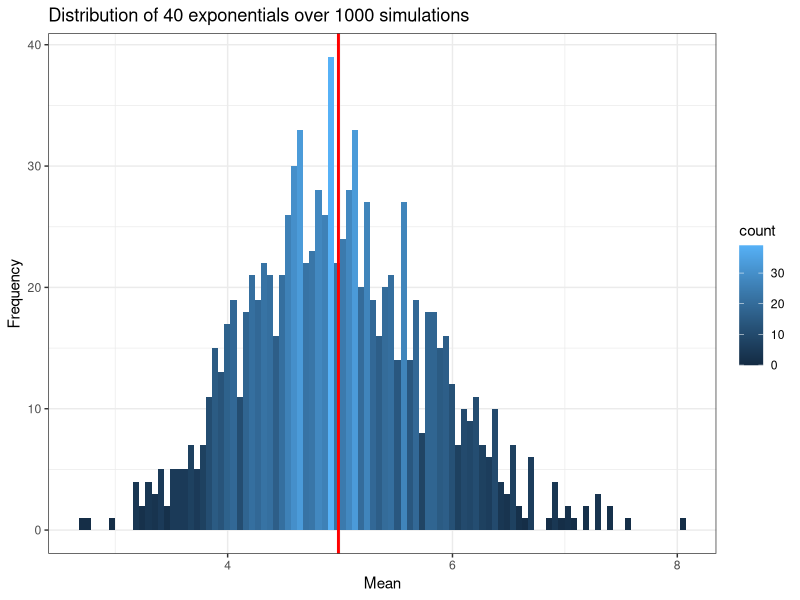
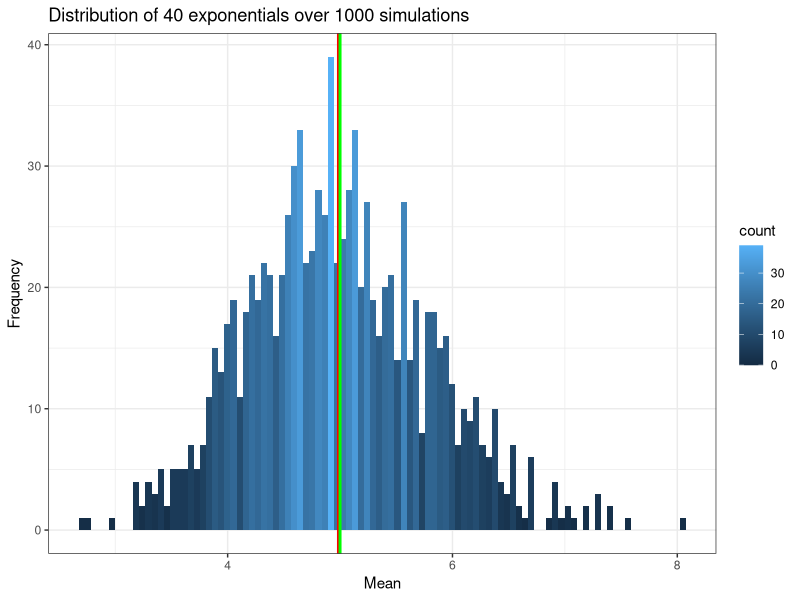
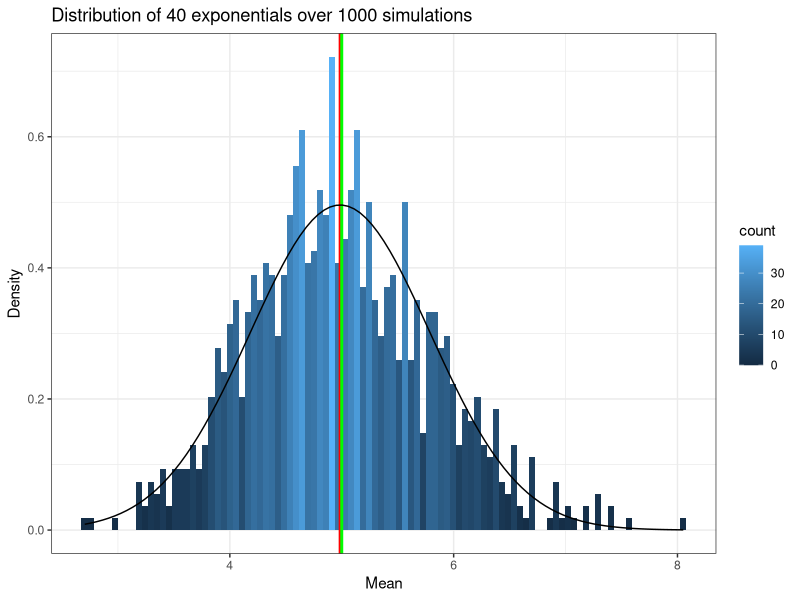
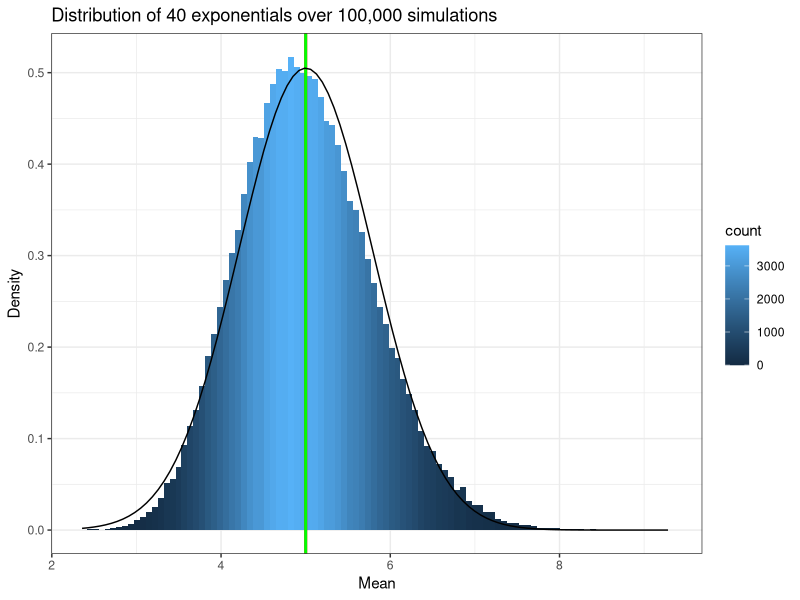
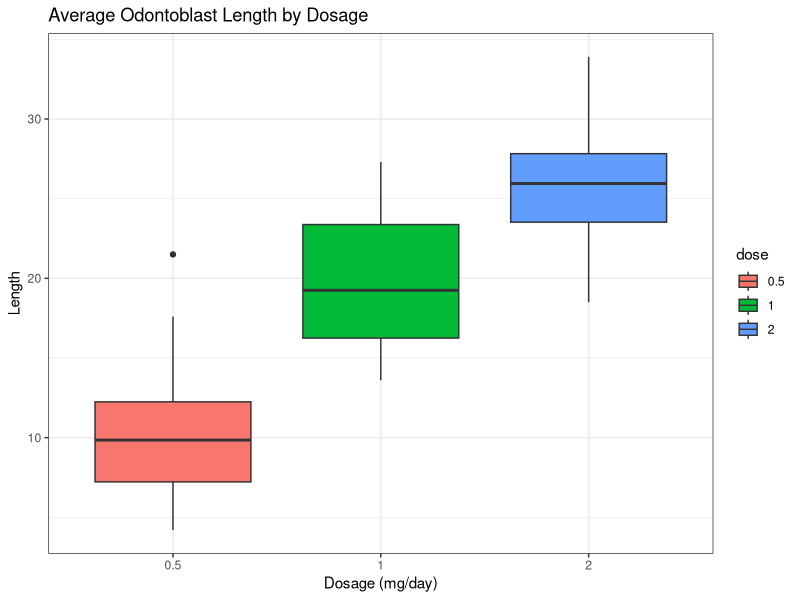
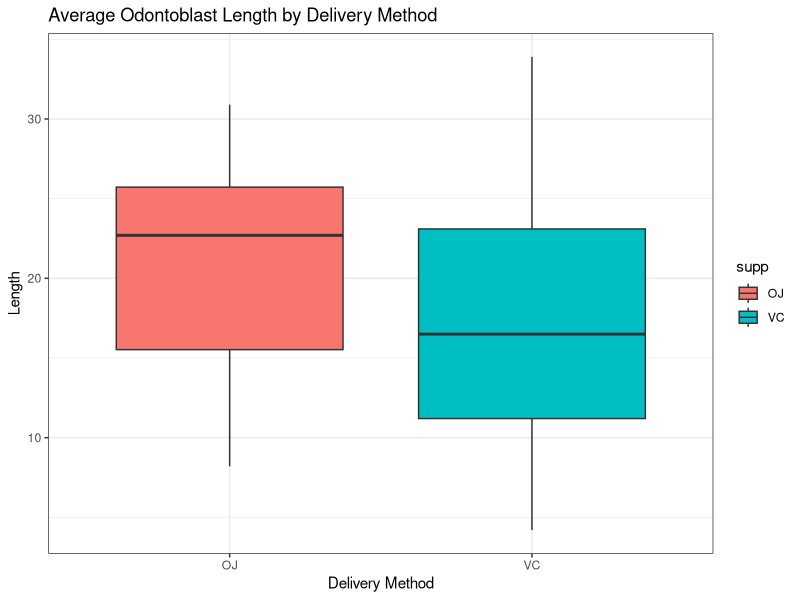
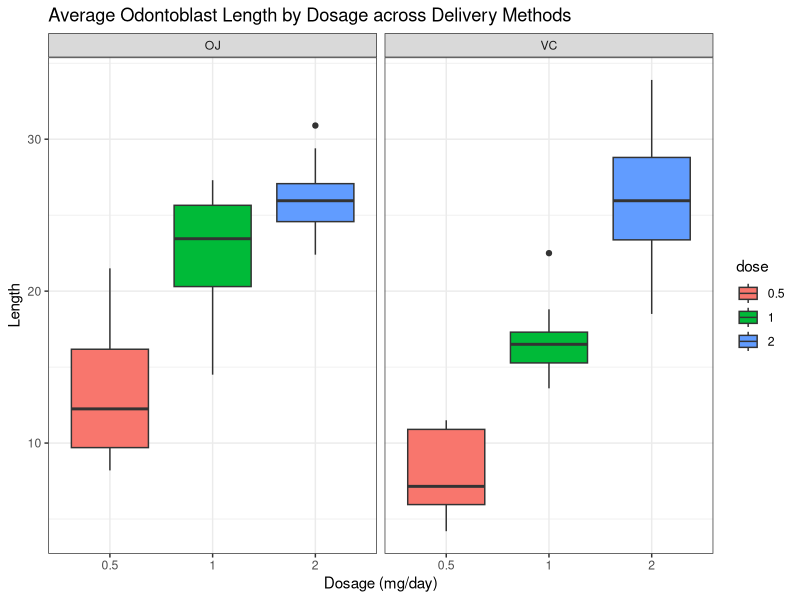

Recreate these plots in R, in order.
## ---- chunk 1
knitr::opts_chunk$set(echo = TRUE, warning = FALSE, message = FALSE)
## ---- chunk 2
## Load packages
library(tidyverse)
library(ggplot2)
## ---- chunk 3
## Set seed so simulation is reproducible
set.seed(248) # RIP Kobe

## Set parameters
lambda <- 0.2
n <- 40
sim <- 1000

## Run simulation
sim <- replicate(sim, rexp(n, lambda))

## Calculate mean of simulated exponentials
simMean <- apply(sim, 2, mean) # 2 just tells R that we want to apply the mean to each of the columns in sim

## Quick plot to see the distribution
ggplot(data.frame(y = simMean), aes(x = y)) +
        geom_histogram(aes(y = ..count.., fill = ..count..), bins = 100) +
        ggtitle("Distribution of 40 exponentials over 1000 simulations") +
        labs(y = "Frequency", x = "Mean") +
        geom_vline(xintercept = mean(simMean), size = 1, colour = "red") +
        theme_bw()
## ---- chunk 4
## Sample mean
mean(simMean)

## Theoretical mean
1/lambda

## Add theoretical mean to plot
ggplot(data.frame(y = simMean), aes(x = y)) +
        geom_histogram(aes(y = ..count.., fill = ..count..), bins = 100) +
        ggtitle("Distribution of 40 exponentials over 1000 simulations") +
        labs(y = "Frequency", x = "Mean") +
        geom_vline(xintercept = mean(simMean), size = 1, colour = "red") +
        geom_vline(xintercept = 1/lambda, size = 1, colour = "green") +
        theme_bw()
## ---- chunk 5
## Calculate the sample variance
simVariance <- var(simMean)
simVariance

## Calculate the theoretical variance
theoreticalVariance <- ((1/lambda)^2)/n
theoreticalVariance
## ---- chunk 6
## Add normal distribution to plot
ggplot(data.frame(y = simMean), aes(x = y)) +
        geom_histogram(aes(y = ..density.., fill = ..count..), bins = 100) +
        ggtitle("Distribution of 40 exponentials over 1000 simulations") +
        labs(y = "Density", x = "Mean") +
        geom_vline(xintercept = mean(simMean), size = 1, colour = "red") +
        geom_vline(xintercept = 1/lambda, size = 1, colour = "green") +
        stat_function(fun = dnorm, colour = "black", args = list(mean = mean(simMean), sd = sd(simMean))) +
        theme_bw()
## ---- chunk 7
## Set seed so simulation is reproducible
set.seed(248)

## Set parameters
lambda <- 0.2
n <- 40
sim2 <- 100000

## Run simulation
sim2 <- replicate(sim2, rexp(n, lambda))

## Calculate mean of simulated exponentials
simMean2 <- apply(sim2, 2, mean)

## Plot
ggplot(data.frame(y = simMean2), aes(x = y)) +
        geom_histogram(aes(y = ..density.., fill = ..count..), bins = 100) +
        ggtitle("Distribution of 40 exponentials over 100,000 simulations") +
        labs(y = "Density", x = "Mean") +
        geom_vline(xintercept = mean(simMean2), size = 1, colour = "red") +
        geom_vline(xintercept = 1/lambda, size = 1, colour = "green") +
        stat_function(fun = dnorm, colour = "black", args = list(mean = mean(simMean2), sd = sd(simMean2))) +
        theme_bw()
## ---- chunk 8
## Load dataset
library(datasets)
data(ToothGrowth)
## ---- chunk 9
## Check variable type
str(ToothGrowth)

## Quick summary stats
summary(ToothGrowth)
## ---- chunk 10
## Change dosage to factor
ToothGrowth$dose <- as.factor(ToothGrowth$dose)
## ---- chunk 11
## Average Odontoblast Length by Dosage
ToothGrowth %>% ggplot(aes(x = dose, y = len)) +
        geom_boxplot(aes(fill = dose)) +
        ggtitle("Average Odontoblast Length by Dosage") +
        labs(x = "Dosage (mg/day)", y = "Length") +
        theme_bw()
## ---- chunk 12
## Average Odontoblast Length by Delivery Method
ToothGrowth %>% ggplot(aes(x = supp, y = len)) +
        geom_boxplot(aes(fill = supp)) +
        ggtitle("Average Odontoblast Length by Delivery Method") +
        labs(x = "Delivery Method", y = "Length") +
        theme_bw()
## ---- chunk 13
## Average Odontoblast Length by Dosage across Delivery Methods
ToothGrowth %>% ggplot(aes(x = dose, y = len)) +
        geom_boxplot(aes(fill = dose)) +
        ggtitle("Average Odontoblast Length by Dosage across Delivery Methods") +
        facet_wrap(. ~ supp) +
        labs(x = "Dosage (mg/day)", y = "Length") +
        theme_bw()
## ---- chunk 14
## Test delivery methods effect on odontoblast length
t.test(len ~ supp, data = ToothGrowth)
## ---- chunk 15
## Test the difference in 2mg/day vitamin c and 0.5mg/day in vitamin c on odontoblast length
t.test(ToothGrowth$len[ToothGrowth$dose==2],ToothGrowth$len[ToothGrowth$dose==0.5])

## Test the difference in 2mg/day vitamin c and 1mg/day in vitamin c on odontoblast length
t.test(ToothGrowth$len[ToothGrowth$dose==2],ToothGrowth$len[ToothGrowth$dose==1])

## Test the difference in 1mg/day vitamin c and 0.5mg/day in vitamin c on odontoblast length
t.test(ToothGrowth$len[ToothGrowth$dose==1],ToothGrowth$len[ToothGrowth$dose==0.5])
## ---- chunk 16
## Linear regression
odontoblastLengthModel <- lm(len ~ relevel(dose, ref = "0.5") + relevel(supp, ref = "VC"), data = ToothGrowth)

## Rename coefficients
names(odontoblastLengthModel$coefficients)<- c("Intercept", "1mg/day", "2mg/day", "Orange Juice")

## Display Results
summary(odontoblastLengthModel)
